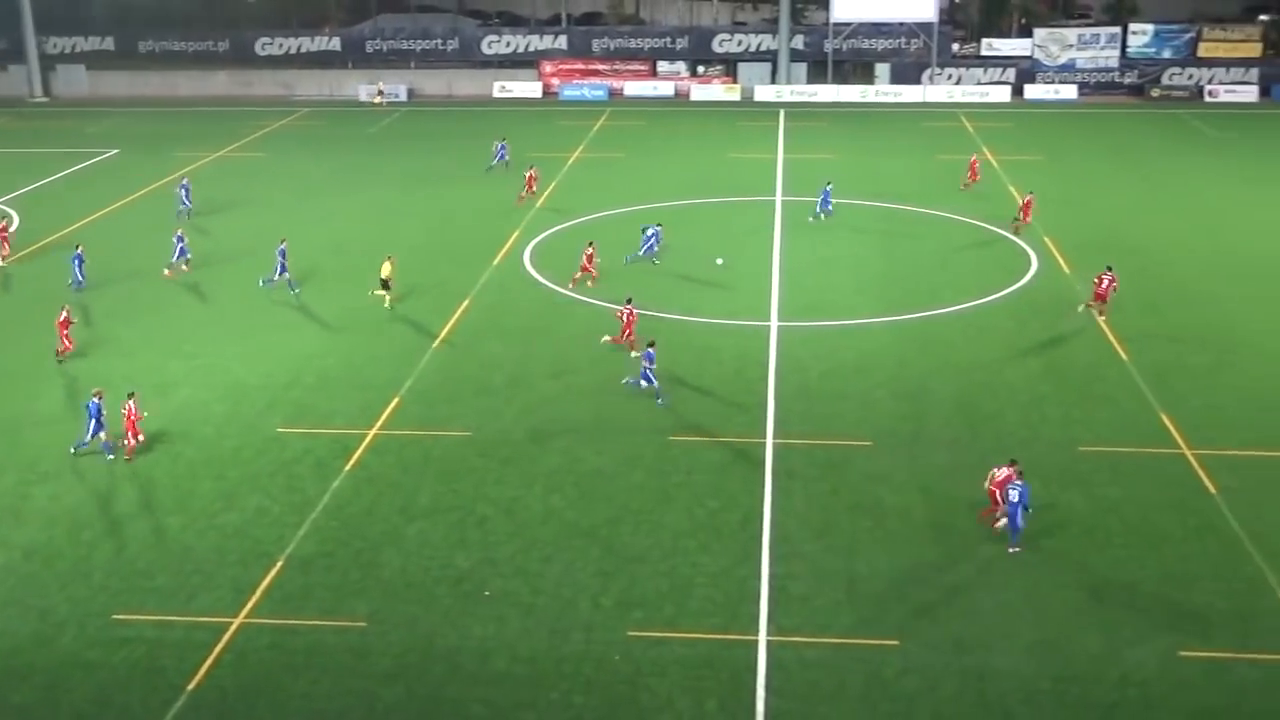
#> input picture frame 17 of data/baltyk_kotwica_1.mp4, 1280 x 720 px, given in place of dynamic_sample.mp4, which was not available
$ python line_detection_poc.py
#> lines starting #> are read from the running program, lines starting #| are printed output that depends on the picture; pictures that were not available may be replaced by others from this repository, and a replacement may not be noted
import numpy as np
import cv2 as cv2

cap = cv2.VideoCapture('data/dynamic_sample.mp4')
while(1):
    ret, frame = cap.read()
#> frame is the input picture: shape (720, 1280, 3); mean B, G, R 85.4, 139.3, 98.9

    # load gray image and add gaussian blur
    #img = cv2.imread('src.png')
    img = frame
    gray = cv2.cvtColor(img,cv2.COLOR_BGR2GRAY)
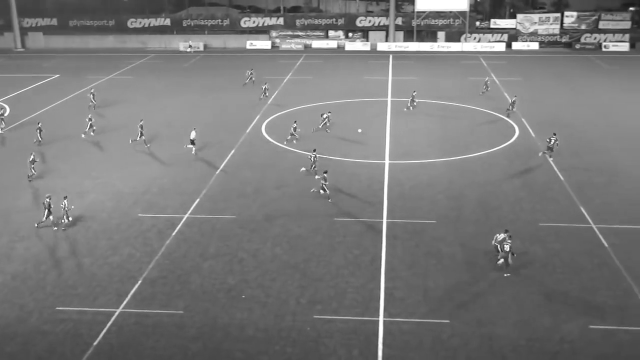
#> gray: shape (720, 1280) (shown at 1/2 size); min 12, max 255, mean 121.1

    kernel_size = 5
    blur_gray = cv2.GaussianBlur(gray,(kernel_size, kernel_size),0)

    # edge detection
    low_threshold = 10
    high_threshold = 100
    edges = cv2.Canny(blur_gray, low_threshold, high_threshold)
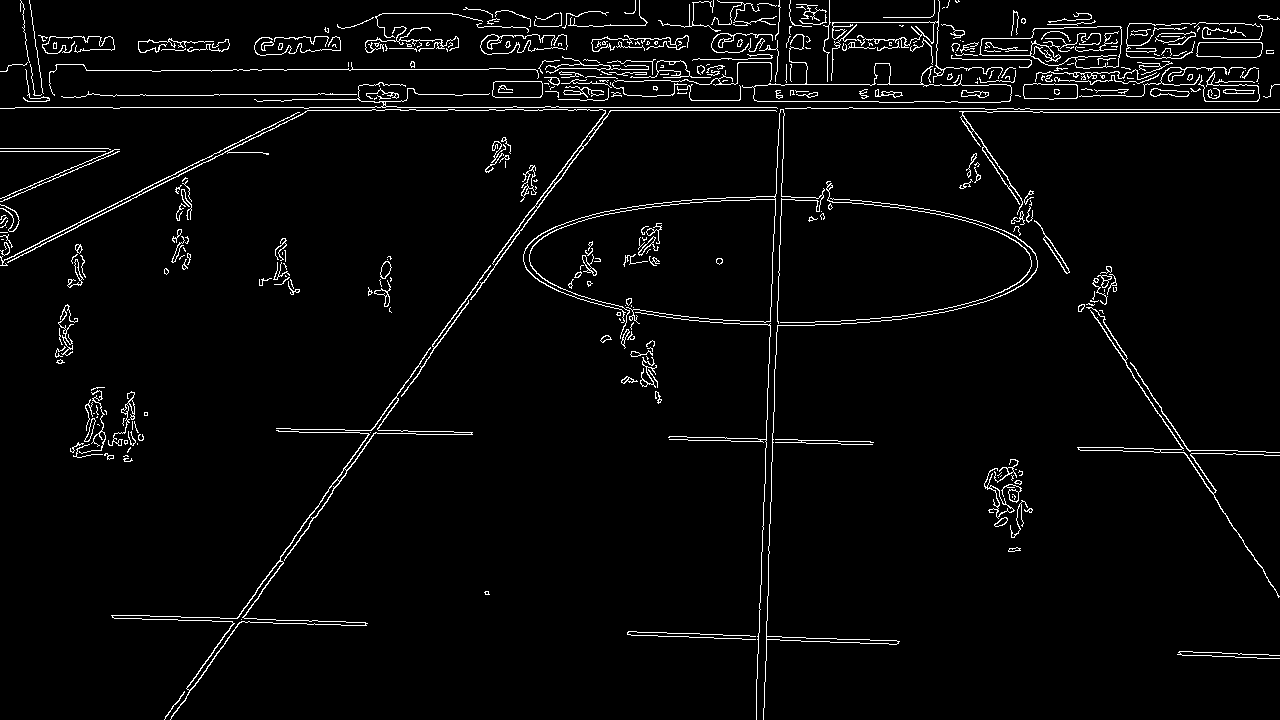
#> edges: shape (720, 1280); 3.4% white in thin lines or dots

    # houghlines to get the lines
    rho = 1  # distance resolution in pixels of the Hough grid
    theta = np.pi / 180  # angular resolution in radians of the Hough grid
    threshold = 100  # minimum number of votes (intersections in Hough grid cell)
    min_line_length = 20  # minimum number of pixels making up a line
    max_line_gap = 50  # maximum gap in pixels between connectable line segments
    line_image = np.copy(img) * 0  # creating a blank to draw lines on
#> line_image: shape (720, 1280, 3); every value is 0

    # Run Hough on edge detected image
    # Output "lines" is an array containing endpoints of detected line segments
    lines = cv2.HoughLinesP(edges, rho, theta, threshold, np.array([]),
                        min_line_length, max_line_gap)
#> lines = 126 rows, first 6: [15, 107, 852, 107], [233, 69, 1062, 69], [674, 84, 1279, 84], [148, 615, 365, 622], [985, 109, 1279, 109], [1143, 94, 1270, 94]

    for line in lines:
        for x1,y1,x2,y2 in line:
            cv2.line(line_image,(x1,y1),(x2,y2),(255,0,0),5)
#> this loop made 126 passes
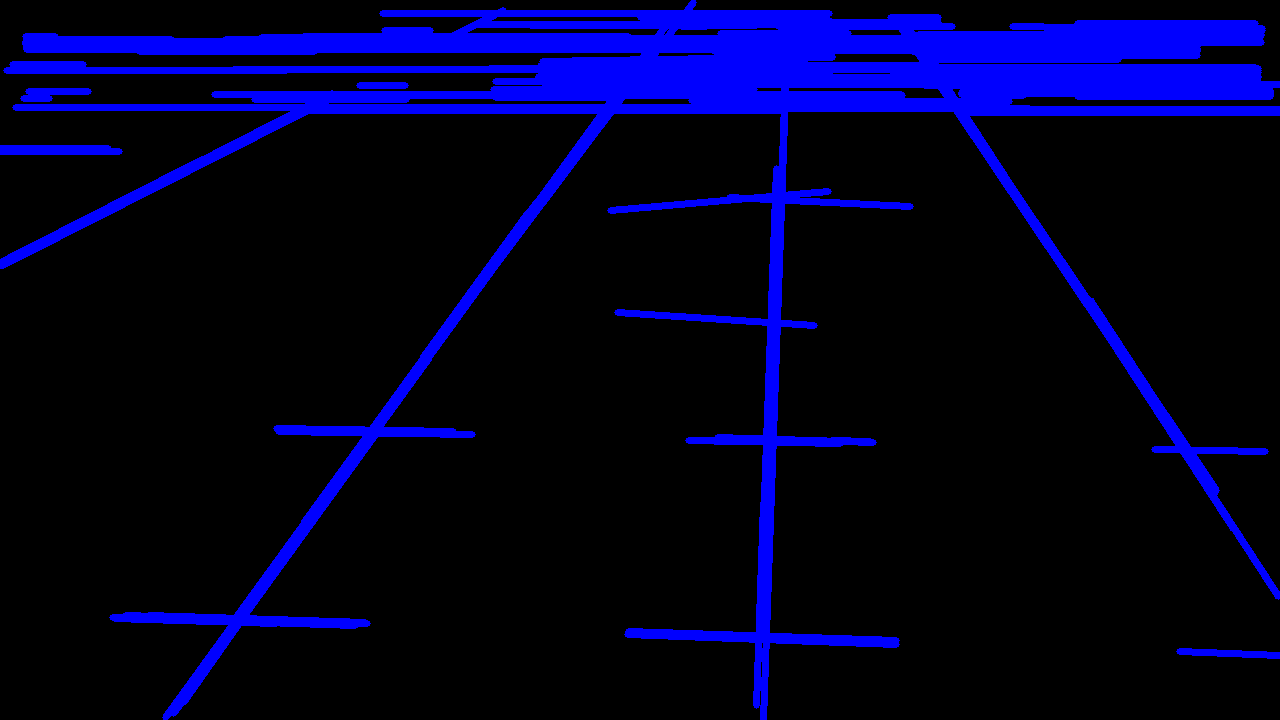
#> line_image: shape (720, 1280, 3); mean B, G, R 36.2, 0, 0

    # Draw the lines on the  image
    lines_edges = cv2.addWeighted(img, 0.8, line_image, 1, 0)
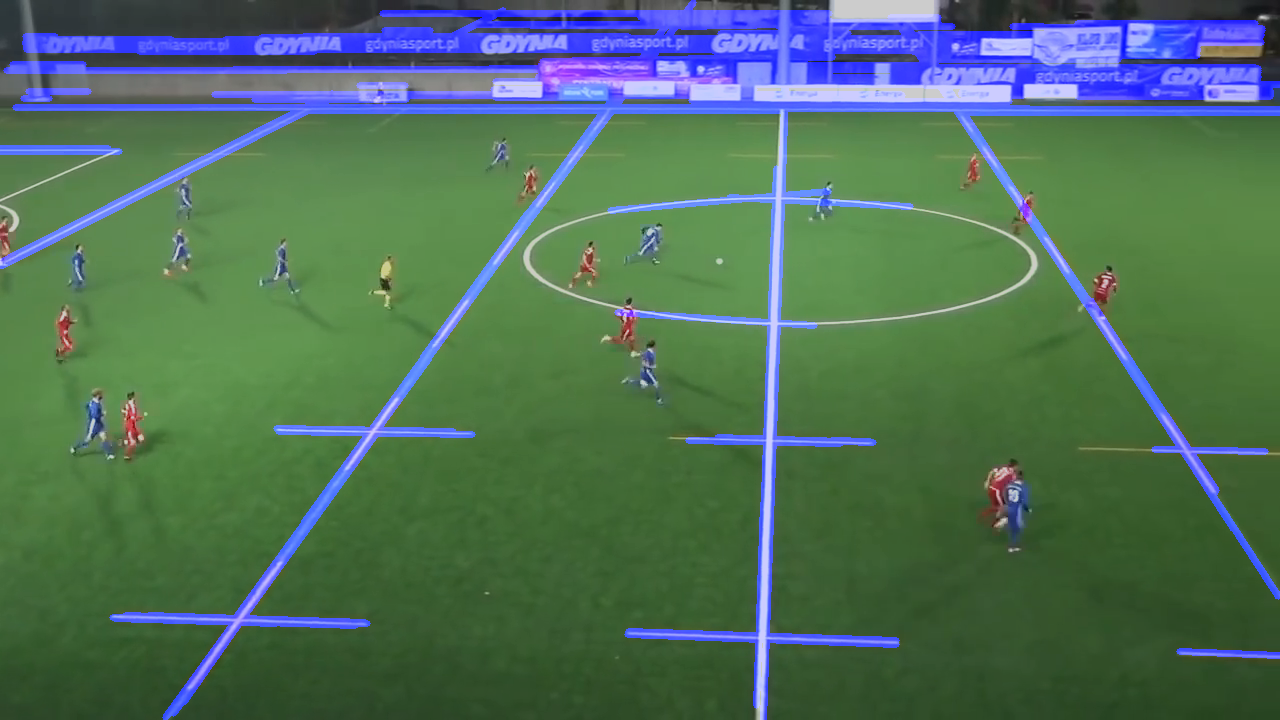
#> lines_edges: shape (720, 1280, 3); mean B, G, R 90.5, 111.4, 79.1

    cv2.imshow('frame', lines_edges)
    #cv2.imshow('frame', edges)
    #cv.imshow('frame', gray)
    k = cv2.waitKey(30) & 0xff
#> (key Esc is pressed here)
    if k == 27:
        break

cap.release()
cv2.destroyAllWindows()

$ run again, starting later in the video
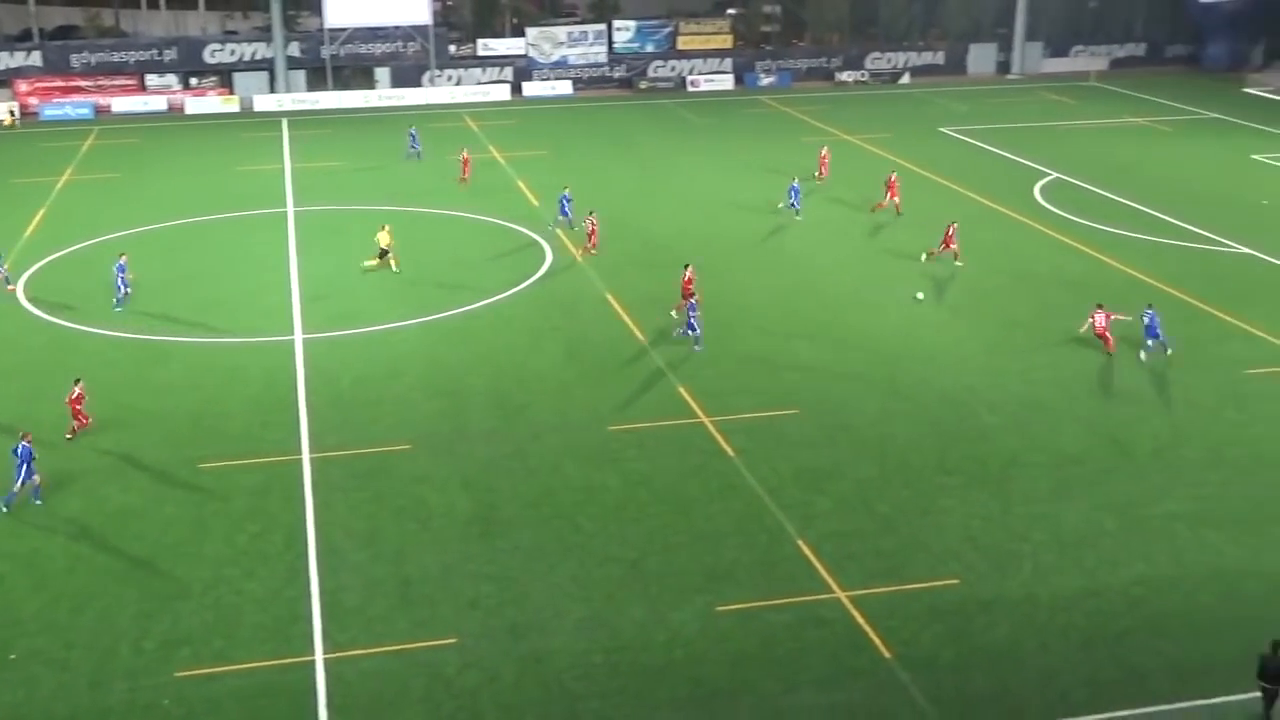
#> input picture frame 79 of data/baltyk_kotwica_1.mp4, 1280 x 720 px, given in place of dynamic_sample.mp4, which was not available
#> frame is the input picture: shape (720, 1280, 3); mean B, G, R 86.2, 140.4, 100.2
#> `edges = cv2.Canny(blur_gray, low_threshold, high_threshold)`:
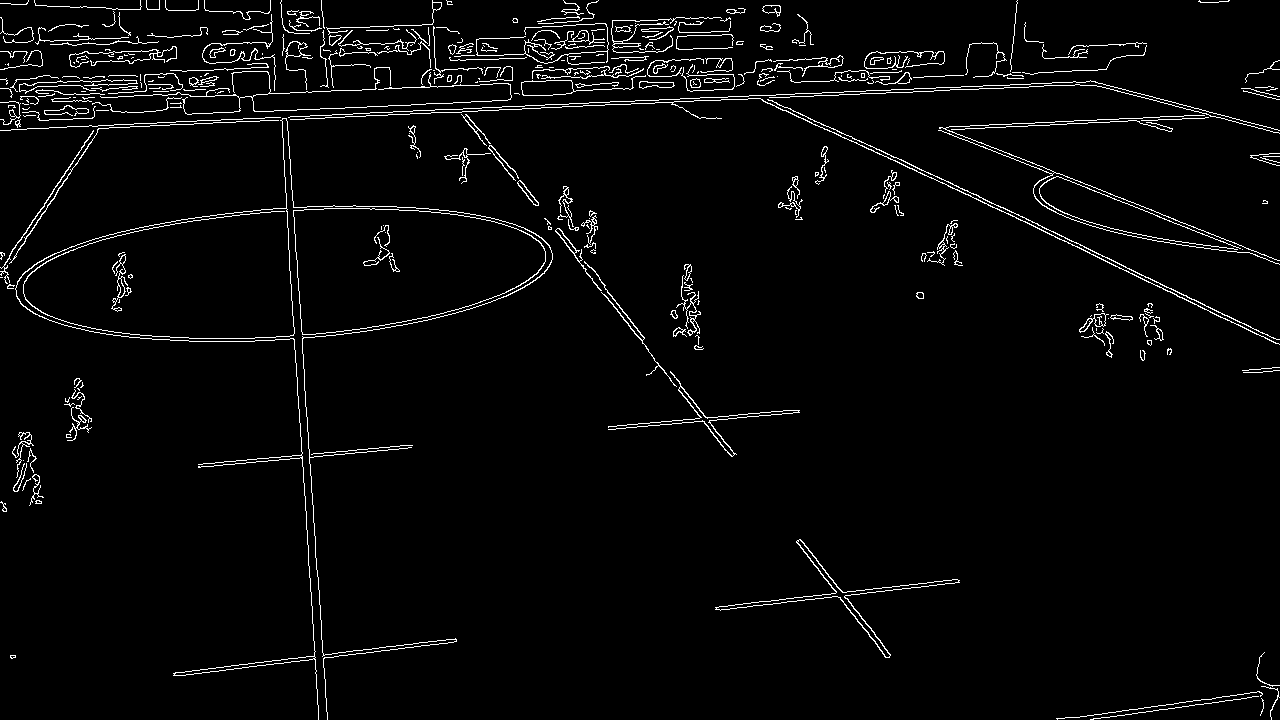
#> edges: shape (720, 1280); 3.2% white in thin lines or dots
#> lines = 135 rows, first 6: [567, 9, 1101, 258], [399, 25, 734, 454], [394, 25, 731, 456], [176, 675, 456, 641], [97, 129, 432, 112], [134, 91, 1010, 60]
#> the loop `for line in lines:` made 135 passes
#> `lines_edges = cv2.addWeighted(img, 0.8, line_image, 1, 0)`:
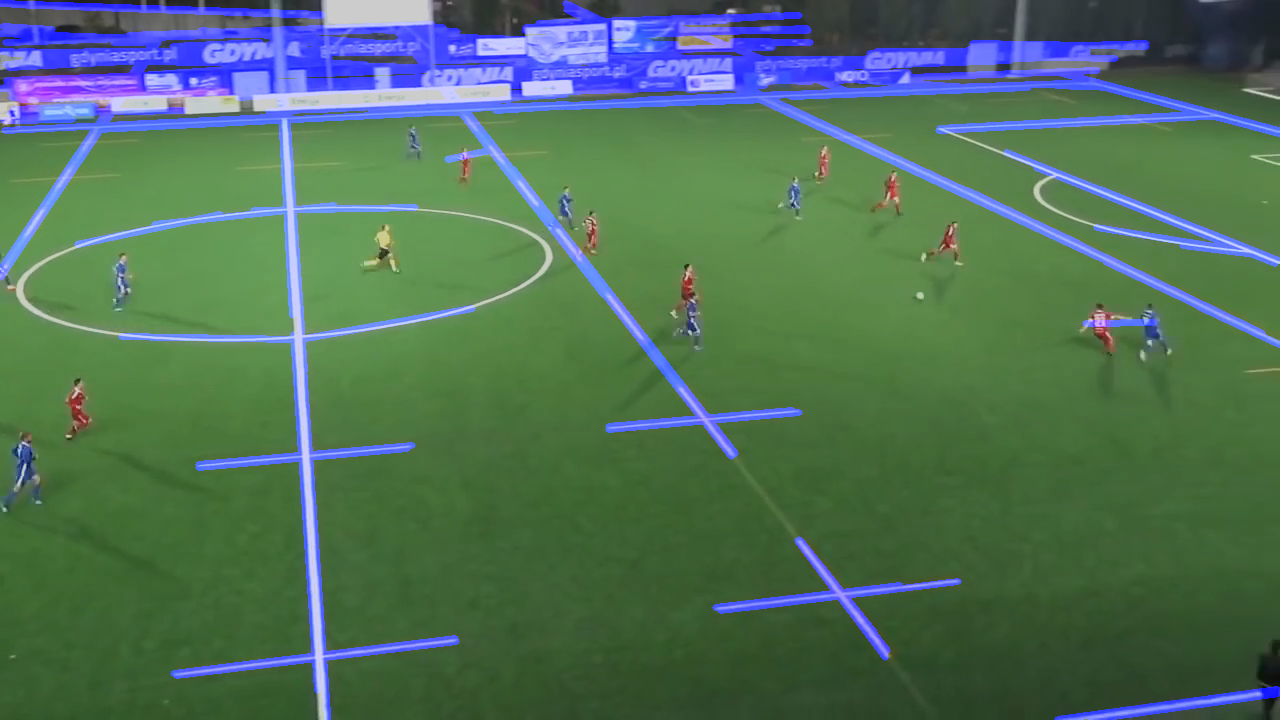
#> lines_edges: shape (720, 1280, 3); mean B, G, R 90.3, 112.3, 80.2

$ run again, starting later in the video
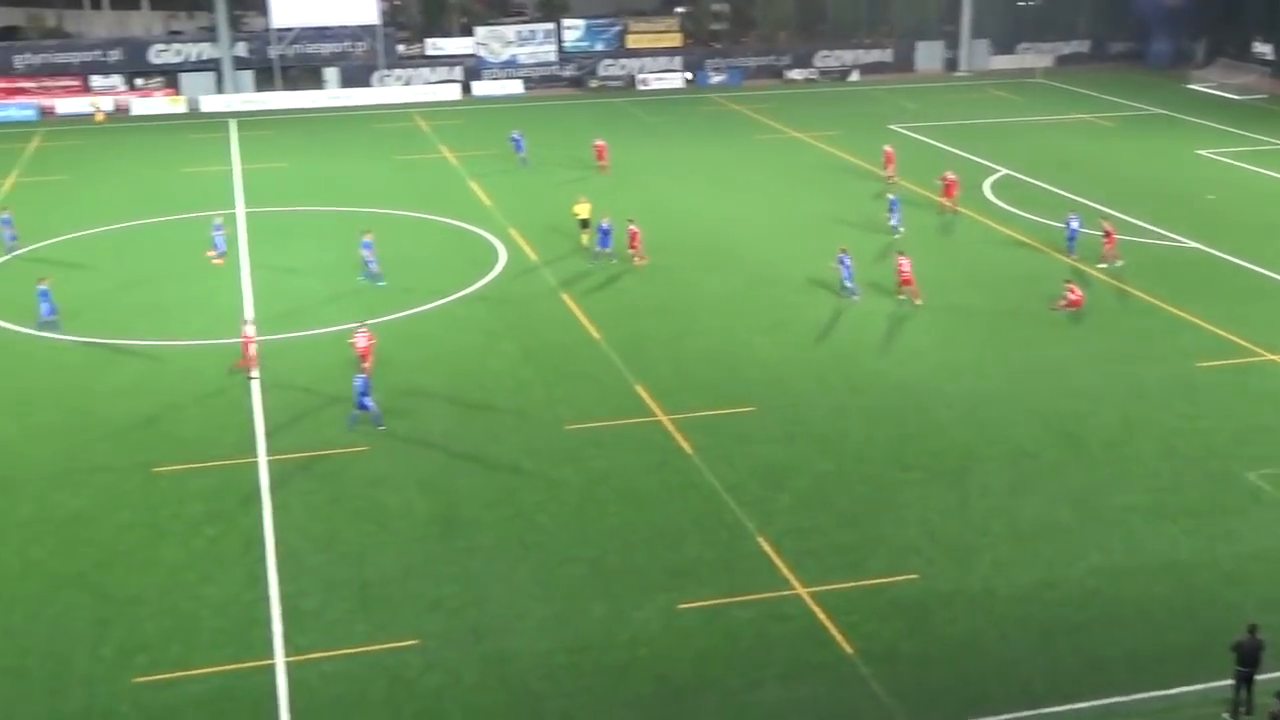
#> input picture frame 140 of data/baltyk_kotwica_1.mp4, 1280 x 720 px, given in place of dynamic_sample.mp4, which was not available
#> frame is the input picture: shape (720, 1280, 3); mean B, G, R 92.9, 148.7, 107.4
#> `edges = cv2.Canny(blur_gray, low_threshold, high_threshold)`:
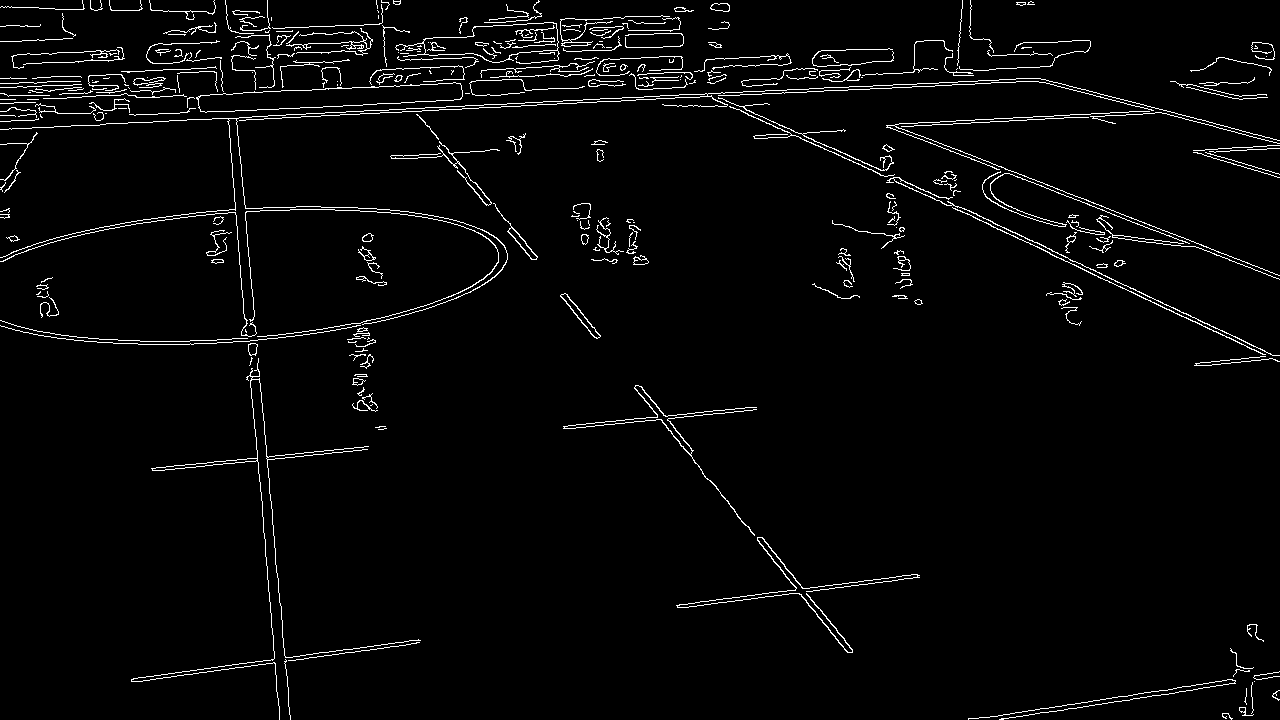
#> edges: shape (720, 1280); 3% white in thin lines or dots
#> lines = 123 rows, first 6: [4, 129, 766, 90], [225, 93, 279, 718], [229, 120, 742, 94], [539, 16, 1279, 361], [229, 29, 289, 714], [340, 25, 508, 232]
#> the loop `for line in lines:` made 123 passes
#> `lines_edges = cv2.addWeighted(img, 0.8, line_image, 1, 0)`:
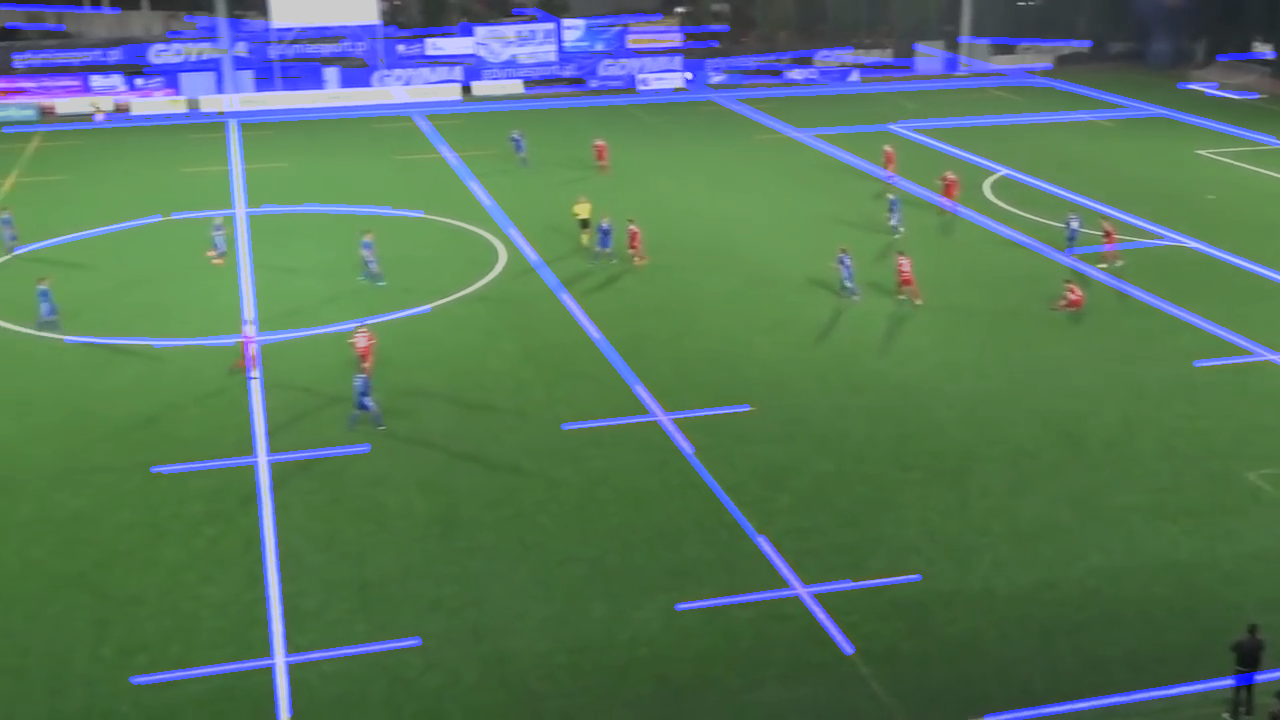
#> lines_edges: shape (720, 1280, 3); mean B, G, R 93.3, 119, 85.9
